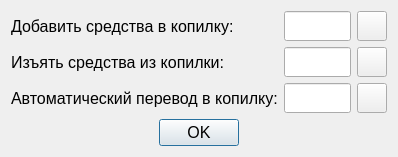
<?xml version="1.0" encoding="UTF-8"?>
<ui version="4.0">
 <class>EditFunds</class>
 <widget class="QDialog" name="EditFunds">
  <property name="geometry">
   <rect>
    <x>0</x>
    <y>0</y>
    <width>398</width>
    <height>155</height>
   </rect>
  </property>
  <property name="windowTitle">
   <string>Dialog</string>
  </property>
  <layout class="QGridLayout" name="gridLayout">
   <item row="1" column="0">
    <widget class="QDialogButtonBox" name="buttonBox">
     <property name="font">
      <font>
       <pointsize>12</pointsize>
      </font>
     </property>
     <property name="orientation">
      <enum>Qt::Horizontal</enum>
     </property>
     <property name="standardButtons">
      <set>QDialogButtonBox::Ok</set>
     </property>
     <property name="centerButtons">
      <bool>true</bool>
     </property>
    </widget>
   </item>
   <item row="0" column="0">
    <layout class="QGridLayout" name="gridLayout_2">
     <item row="1" column="1">
      <widget class="QLineEdit" name="lineEdit_2">
       <property name="sizePolicy">
        <sizepolicy hsizetype="Maximum" vsizetype="Fixed">
         <horstretch>0</horstretch>
         <verstretch>0</verstretch>
        </sizepolicy>
       </property>
       <property name="minimumSize">
        <size>
         <width>0</width>
         <height>30</height>
        </size>
       </property>
       <property name="maximumSize">
        <size>
         <width>100</width>
         <height>16777215</height>
        </size>
       </property>
       <property name="font">
        <font>
         <pointsize>12</pointsize>
        </font>
       </property>
      </widget>
     </item>
     <item row="0" column="1">
      <widget class="QLineEdit" name="lineEdit">
       <property name="sizePolicy">
        <sizepolicy hsizetype="Maximum" vsizetype="Fixed">
         <horstretch>0</horstretch>
         <verstretch>0</verstretch>
        </sizepolicy>
       </property>
       <property name="minimumSize">
        <size>
         <width>0</width>
         <height>30</height>
        </size>
       </property>
       <property name="maximumSize">
        <size>
         <width>100</width>
         <height>16777215</height>
        </size>
       </property>
       <property name="font">
        <font>
         <pointsize>12</pointsize>
        </font>
       </property>
      </widget>
     </item>
     <item row="0" column="2">
      <widget class="QPushButton" name="pushButton">
       <property name="minimumSize">
        <size>
         <width>30</width>
         <height>30</height>
        </size>
       </property>
       <property name="maximumSize">
        <size>
         <width>30</width>
         <height>16777215</height>
        </size>
       </property>
       <property name="font">
        <font>
         <pointsize>12</pointsize>
        </font>
       </property>
       <property name="text">
        <string/>
       </property>
       <property name="icon">
        <iconset resource="resources.qrc">
         <normaloff>:/images/done_black_24dp.svg</normaloff>:/images/done_black_24dp.svg</iconset>
       </property>
       <property name="iconSize">
        <size>
         <width>24</width>
         <height>24</height>
        </size>
       </property>
      </widget>
     </item>
     <item row="2" column="2">
      <widget class="QPushButton" name="pushButton_3">
       <property name="minimumSize">
        <size>
         <width>30</width>
         <height>30</height>
        </size>
       </property>
       <property name="maximumSize">
        <size>
         <width>30</width>
         <height>16777215</height>
        </size>
       </property>
       <property name="font">
        <font>
         <pointsize>12</pointsize>
        </font>
       </property>
       <property name="text">
        <string/>
       </property>
       <property name="icon">
        <iconset resource="resources.qrc">
         <normaloff>:/images/done_black_24dp.svg</normaloff>:/images/done_black_24dp.svg</iconset>
       </property>
       <property name="iconSize">
        <size>
         <width>24</width>
         <height>24</height>
        </size>
       </property>
      </widget>
     </item>
     <item row="2" column="1">
      <widget class="QLineEdit" name="lineEdit_3">
       <property name="sizePolicy">
        <sizepolicy hsizetype="Maximum" vsizetype="Fixed">
         <horstretch>0</horstretch>
         <verstretch>0</verstretch>
        </sizepolicy>
       </property>
       <property name="minimumSize">
        <size>
         <width>0</width>
         <height>30</height>
        </size>
       </property>
       <property name="maximumSize">
        <size>
         <width>100</width>
         <height>16777215</height>
        </size>
       </property>
       <property name="font">
        <font>
         <pointsize>12</pointsize>
        </font>
       </property>
      </widget>
     </item>
     <item row="1" column="2">
      <widget class="QPushButton" name="pushButton_2">
       <property name="minimumSize">
        <size>
         <width>30</width>
         <height>30</height>
        </size>
       </property>
       <property name="maximumSize">
        <size>
         <width>30</width>
         <height>16777215</height>
        </size>
       </property>
       <property name="font">
        <font>
         <pointsize>12</pointsize>
        </font>
       </property>
       <property name="text">
        <string/>
       </property>
       <property name="icon">
        <iconset resource="resources.qrc">
         <normaloff>:/images/done_black_24dp.svg</normaloff>:/images/done_black_24dp.svg</iconset>
       </property>
       <property name="iconSize">
        <size>
         <width>24</width>
         <height>24</height>
        </size>
       </property>
      </widget>
     </item>
     <item row="0" column="0">
      <widget class="QLabel" name="label">
       <property name="minimumSize">
        <size>
         <width>0</width>
         <height>30</height>
        </size>
       </property>
       <property name="font">
        <font>
         <pointsize>12</pointsize>
        </font>
       </property>
       <property name="text">
        <string>Добавить средства в копилку:</string>
       </property>
      </widget>
     </item>
     <item row="1" column="0">
      <widget class="QLabel" name="label_2">
       <property name="minimumSize">
        <size>
         <width>0</width>
         <height>30</height>
        </size>
       </property>
       <property name="font">
        <font>
         <pointsize>12</pointsize>
        </font>
       </property>
       <property name="text">
        <string>Изъять средства из копилки:</string>
       </property>
      </widget>
     </item>
     <item row="2" column="0">
      <widget class="QLabel" name="label_3">
       <property name="minimumSize">
        <size>
         <width>0</width>
         <height>30</height>
        </size>
       </property>
       <property name="font">
        <font>
         <pointsize>12</pointsize>
        </font>
       </property>
       <property name="text">
        <string>Автоматический перевод в копилку:</string>
       </property>
      </widget>
     </item>
    </layout>
   </item>
  </layout>
 </widget>
 <resources>
  <include location="resources.qrc"/>
 </resources>
 <connections>
  <connection>
   <sender>buttonBox</sender>
   <signal>accepted()</signal>
   <receiver>EditFunds</receiver>
   <slot>accept()</slot>
   <hints>
    <hint type="sourcelabel">
     <x>248</x>
     <y>254</y>
    </hint>
    <hint type="destinationlabel">
     <x>157</x>
     <y>274</y>
    </hint>
   </hints>
  </connection>
  <connection>
   <sender>buttonBox</sender>
   <signal>rejected()</signal>
   <receiver>EditFunds</receiver>
   <slot>reject()</slot>
   <hints>
    <hint type="sourcelabel">
     <x>316</x>
     <y>260</y>
    </hint>
    <hint type="destinationlabel">
     <x>286</x>
     <y>274</y>
    </hint>
   </hints>
  </connection>
 </connections>
</ui>
